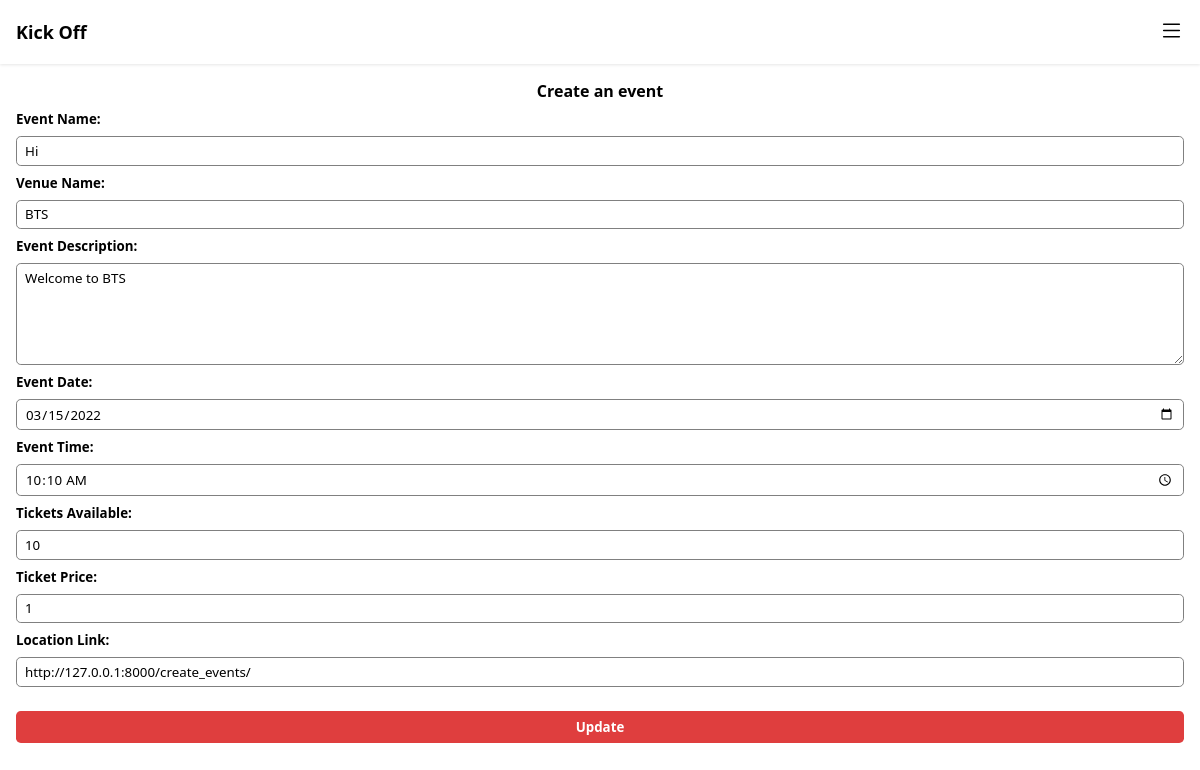
The page /view_scheduled_events/3/edit (signed in) on the database its author committed.
### Kick_Off/models.py (models this page shows)
class Event(models.Model):
    event_name = models.CharField(max_length=100)
    event_venue_name = models.CharField(max_length=100)
    event_description = models.TextField()
    event_date = models.DateField()
    event_time = models.TimeField()
    event_number_of_tickets = models.IntegerField()
    event_ticket_price = models.IntegerField()
    event_location_link = models.URLField(max_length=200)
    organisation_name = models.CharField(max_length=100)
    organisation = models.ForeignKey(
        CustomUser, on_delete=models.CASCADE, related_name='events_created')
    created = models.DateTimeField(auto_now_add=True)
    updated = models.DateTimeField(auto_now=True)

### Kick_Off/views.py (the view)
@login_required(login_url="login")
def view_scheduled_event_details_edit(request, id):
    if not request.user.is_organisation:
        return redirect('login')
    event_edit = Event.objects.filter(organisation=request.user, id=id)[0]
    if request.method == 'POST':
        form = CreateEventsForm(request.POST, instance=event_edit)
        if form.is_valid():
            form.save()
            return redirect('view_scheduled_events')
    form = CreateEventsForm(instance=event_edit)
    return render(request, 'create_events.html', {'title': 'Scheduled Event Edit - Kick Off', 'create_events_form': form, 'event_edit': event_edit, 'submit_button_value': "Update"})

### Kick_Off/templates/create_events.html
{% extends 'index.html' %} {% block main %}
<main class="create_events">
  <p>Create an event</p>
  <form method="POST" autocomplete="off">
    {% csrf_token %} {{ create_events_form }}
    <input
      type="submit"
      value="{{ submit_button_value }}"
      class="create_events_button"
    />
  </form>
</main>
{% endblock %}

### Kick_Off/static/css/index.css (style rules this page uses)
* { margin: 0px; padding: 0px; box-sizing: border-box; font-family: system-ui, -apple-system, BlinkMacSystemFont, "Segoe UI", Roboto, Oxygen, Ubuntu, Cantarell, "Open Sans", "Helvetica Neue", sans-serif; }
body { width: 100%; min-height: 100dvh; overflow-x: hidden; }

### Kick_Off/static/css/create_events.css (style rules this page uses)
.create_events { display: flex; flex-direction: column; gap: 0.5rem; padding: 1rem; }
.create_events p:first-child { align-self: center; font-weight: bold; }
.create_events form { display: flex; flex-direction: column; gap: 0.5rem; }
.create_events form label { font-size: smaller; font-weight: 600; }
.create_events form > input { width: 100%; padding: 0.3rem 0.5rem; border: 1px solid grey; border-radius: 0.3rem; outline: none; }
.create_events form #id_event_description { width: 100%; padding: 0.3rem 0.5rem; border: 1px solid grey; border-radius: 0.3rem; outline: none; resize: vertical; font-size: smaller; }
.create_events .create_events_button { width: 100%; height: 2rem; border: none; border-radius: 0.3rem; color: white; font-weight: bold; margin-top: 1rem; background-color: rgb(223, 62, 62); }

### rows shown on the page
Event: event_name "Hi", event_venue_name "BTS", event_description "Welcome to BTS", event_date "03/15/2022", event_time "10:10:00", event_number_of_tickets "10", event_ticket_price "1", event_location_link "http://127.0.0.1:8000/create_events/"
